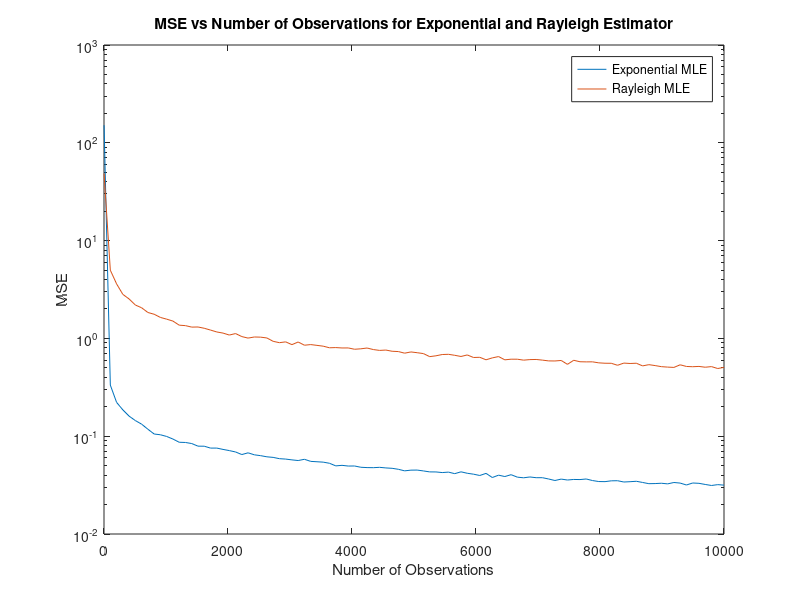
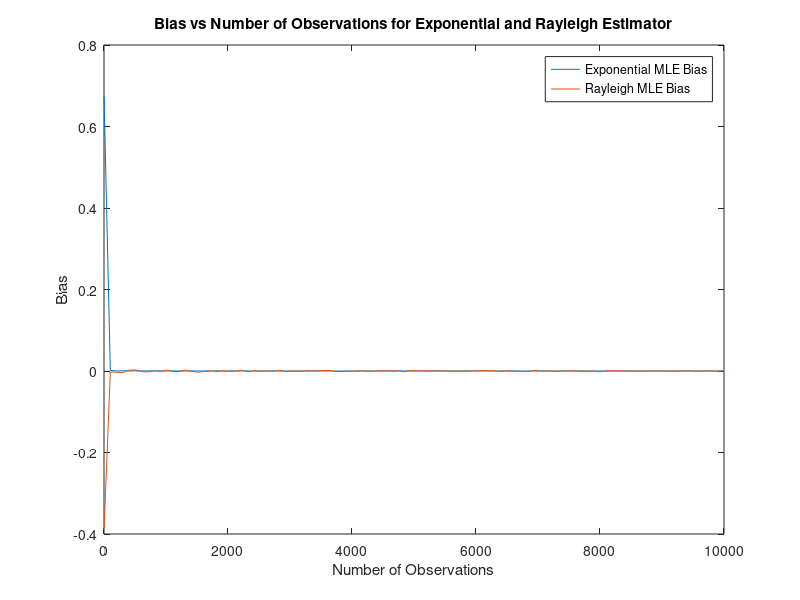
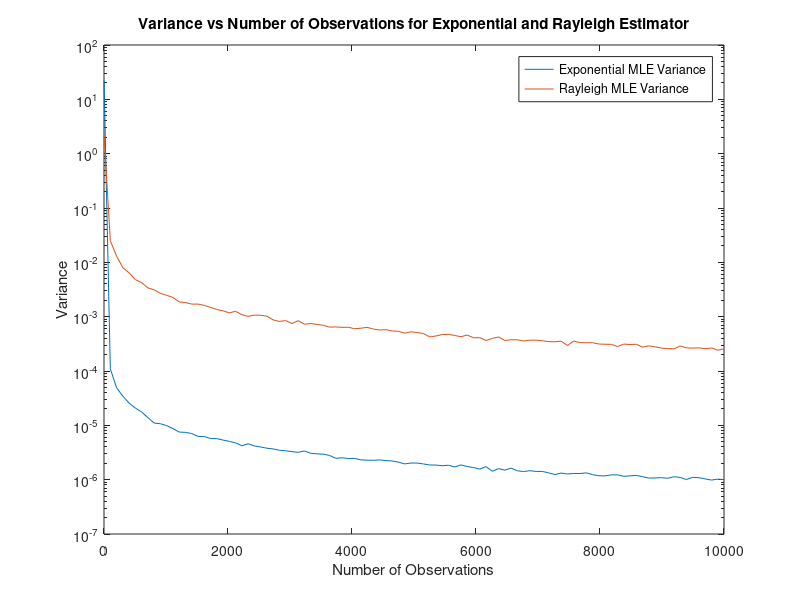

MATLAB code for these plots, in order: (Note: this script raises an error after producing the figures.)
%%
%Project 3
%Do Hyung (Dave), Brian, Minh

%% P2
% To find the Maximum Likelihood Estimates for the Exponential and Rayleigh
% distributions, we first derived the estimates in part 1. Then to get the
% data for plotting the relationship between number of observations and
% MSE/bias/variance, we generated n_trials for each number of observations.
% This meant we calculated the maximum likelihood parameters for each
% number of observations and took the average amongst n_trials. In our code
% lambda is the parameter that maximizes likelihood. Finally, we calculated 
% the bias, MSE, and variance for each number of observations and plotted
% them.
clc; close all; clear all;

% Observation vector to vary the number of observations per trial
N_obs = round(linspace(1, 1e4, 100));

% Number of different number of observations
sz = [N_obs(end), 1];

% Mean for Exponential Distribution
mu = 10;

% Variance for Rayleigh Distribution
variance = 10;

% Number of trials
n_trial = 1000;

% Preallocating the matrices for recording MSES of the Exponential
% and Rayleigh distributions.
mses_exp = zeros(size(N_obs,2), n_trial);
mses_ray = zeros(size(N_obs,2), n_trial);

% Parameters to Maximize Likelihood for each distribution
lambda_exp = 1/mu;
lambda_ray = sqrt(variance);

% Start Trials, outer loop is for changing number of observations
for i = 1:size(N_obs,2)
    % Inner loop is for different trials per number of observations
    for j = 1:n_trial
        % Generate distributions for Exponential and Rayleigh
        X_exp = exprnd(mu, N_obs(i), 1);
        X_ray = raylrnd(sqrt(variance), N_obs(i), 1);
        
        % for an exponential distribution, a lambda for the mle estimator would
        % simply be the reciprocal of sample mean
        mses_exp(i, j) = 1/mean(X_exp);
        
        % Derived formula for Rayleigh Distribution lambda 
        mses_ray(i, j) = sqrt(sum(X_ray.*X_ray)/(2*N_obs(i)));
    end
end

% Calculating the biases for each distribution
bias_exp = mean(mses_exp, 2) - lambda_exp;
bias_ray = mean(mses_ray, 2) - lambda_ray;

% Calculating the variances for each distribution
var_exp = var(mses_exp, 0, 2);
var_ray = var(mses_ray, 0, 2);

% Calculates the MSE for each distribution
% Uses L2 norm to find mean squared error per number of observations
mses_exp = vecnorm(mses_exp-lambda_exp, 2, 2);
mses_ray = vecnorm(mses_ray-lambda_ray, 2, 2);

%% MSE vs Number of Observations Plot
% Plotting MSE vs Number of Observations on a semilog y scale, so that
% you can clearly see the relationship (otherwise it would look like 
% it just collapsed to 0)
figure;
semilogy(N_obs, mses_exp);
hold on;
semilogy(N_obs, mses_ray);

title('MSE vs Number of Observations for Exponential and Rayleigh Estimator');
legend('Exponential MLE', 'Rayleigh MLE');
xlabel('Number of Observations');
ylabel('MSE');


%% Bias vs Number of Observations Plot
% No semilog y was needed here
figure;
plot(N_obs, bias_exp);
hold on;
plot(N_obs, bias_ray);

title('Bias vs Number of Observations for Exponential and Rayleigh Estimator');
legend('Exponential MLE Bias', 'Rayleigh MLE Bias');
xlabel('Number of Observations');
ylabel('Bias');

%% Variance vs Number of Observations Plot
figure;
semilogy(N_obs, var_exp);
hold on;
semilogy(N_obs, var_ray);

title('Variance vs Number of Observations for Exponential and Rayleigh Estimator');
legend('Exponential MLE Variance', 'Rayleigh MLE Variance');
xlabel('Number of Observations');
ylabel('Variance');

%% P3
% Our rationale for figuring out the distribution that best matches the data
% from the data.mat file is the one whose maximum likelihood is the
% highest. So we found the log-likelihood estimates for each distribution
% and compared them. We found that the data matched a Rayleigh distribution
% better than an Exponential Distribution.
clc; close all; clear all;

% Load data from .mat file
X = load('data.mat','-mat');
X = X.data; 
X_size = size(X,2);

% Calculating the ML parameters for each distribution using derived
% formulas
lambda_exp = 1/mean(X);
lambda_ray = sqrt(sum(X.*X)/(2*X_size));

% Calculating the log-likelihood estimates for each distribution
l_exp = sum(log(lambda_exp*exp(-lambda_exp*X)))
l_ray = sum(log(X/(lambda_ray*lambda_ray).*exp(-(X.*X)/(2*lambda_ray*lambda_ray))))

% Since likelihood estimate of Rayleigh MLE is higher than that of
% Exponential MLE, the data is more likely to be drawn from a Rayleigh
% Distribution. 